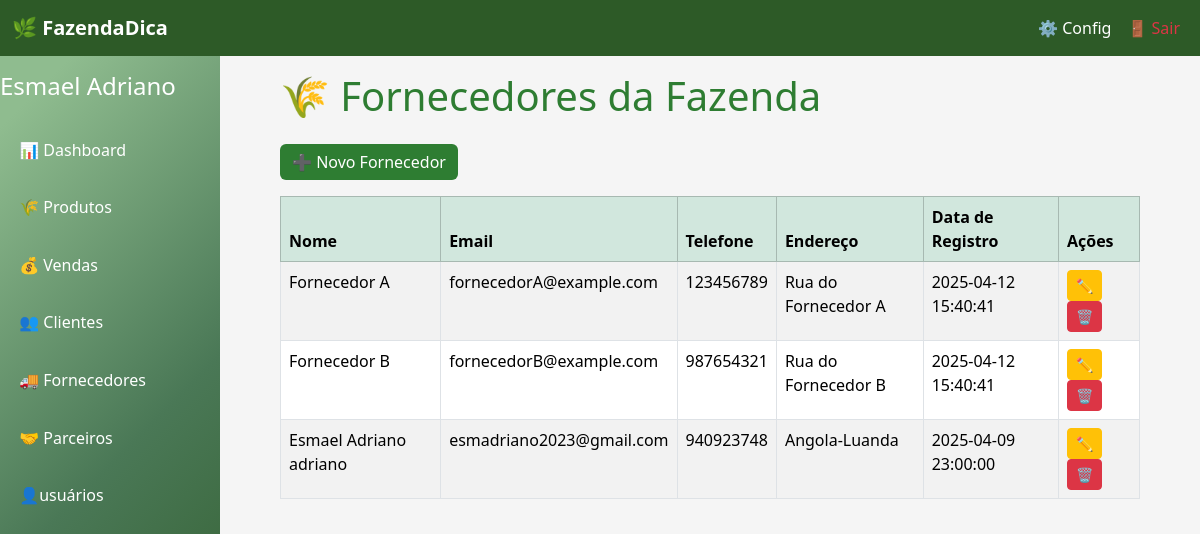
/painel/admin/fornecedores.php (signed in), run on the app's committed database.
### tables this page shows
CREATE TABLE `usuarios` (
  `id` int(11) NOT NULL,
  `nome` varchar(255) DEFAULT NULL,
  `email` varchar(255) DEFAULT NULL,
  `senha` varchar(255) DEFAULT NULL,
  `role` enum('admin','gerente','usuario') DEFAULT 'usuario',
  `data_criacao` timestamp NOT NULL DEFAULT current_timestamp()
);

CREATE TABLE `fornecedores` (
  `id` int(11) NOT NULL,
  `nome` varchar(255) NOT NULL,
  `email` varchar(255) NOT NULL,
  `telefone` varchar(20) DEFAULT NULL,
  `endereco` text DEFAULT NULL,
  `data_registro` timestamp NOT NULL DEFAULT current_timestamp()
);

### painel/admin/fornecedores.php (the view, shortened to what this page needs)
<?php
include_once('C:\xampp\htdocs\BLFazenda\conf\conexao.php');
function renderTabelaFornecedores($conn)
{
    $html = '';
    $res = mysqli_query($conn, "SELECT * FROM fornecedores");
    while ($f = mysqli_fetch_assoc($res)) {
        $html .= "<tr>
            <td>{$f['nome']}</td>
            <td>{$f['email']}</td>
            <td>{$f['telefone']}</td>
            <td>{$f['endereco']}</td>
            <td>{$f['data_registro']}</td>
            <td>
                <button class='btn btn-warning btn-sm editar' data-id='{$f['id']}'>✏️</button>
                <button class='btn btn-danger btn-sm deletar' data-id='{$f['id']}'>🗑️</button>
            </td>
        </tr>";
    }
    return $html;
}
?>
<!DOCTYPE html>
<html lang="pt">
<head>
    <link href="https://cdn.jsdelivr.net/npm/bootstrap@5.3.3/dist/css/bootstrap.min.css" rel="stylesheet">
</head>
<body class="p-4">
    <?php include_once('navbar.php'); ?>
    <div class="main-content p-4 mt-4">
        <div class="container">
            <h1 class="mb-4">🌾 Fornecedores da Fazenda</h1>
            <button class="btn btn-primary mb-3" data-bs-toggle="modal" data-bs-target="#modalFornecedor" id="novoBtn">➕ Novo Fornecedor</button>
            <table class="table table-bordered table-striped">
                <thead class="table-success">
                    <tr>
                        <th>Nome</th>
                        <th>Email</th>
                        <th>Telefone</th>
                        <th>Endereço</th>
                        <th>Data de Registro</th>
                        <th>Ações</th>
                    </tr>
                </thead>
                <tbody id="lista-fornecedores">
                    <?= renderTabelaFornecedores($conn) ?>
                </tbody>
            </table>
        </div>
</body>
</html>

### painel/admin/navbar.php (shortened to what this page needs)
<?php
include_once('C:\xampp\htdocs\BLFazenda\conf\conexao.php');
$usuario_id = $_SESSION['usuario_id'];
$sql_usuario = "SELECT nome FROM usuarios WHERE id = $usuario_id";
$res_usuario = mysqli_query($conn, $sql_usuario);
$usuario = mysqli_fetch_assoc($res_usuario);
$nome_usuario = $usuario['nome'];
?>
<nav class="navbar navbar-expand-lg navbar-custom fixed-top">
  <div class="container-fluid">
    <a class="navbar-brand fw-bold" href="#">🌿 FazendaDica</a>
    <div class="collapse navbar-collapse justify-content-end" id="menuTopo">
      <ul class="navbar-nav mb-2 mb-lg-0">
        <li class="nav-item"><a class="nav-link" href="#">⚙️ Config</a></li>
        <li class="nav-item"><a class="nav-link text-danger" href="http://localhost/BLFazenda/login/exit.php">🚪 Sair</a></li>
      </ul>
    </div>
  </div>
</nav>
<div class="sidebar">
  <h4 class="mb-4"><?php echo $nome_usuario; ?></h2>
  <ul class="nav flex-column">
    <li class="nav-item mb-2"><a class="nav-link text-white" href="./index.php">📊 Dashboard</a></li>
    <li class="nav-item mb-2"><a class="nav-link text-white" href="produtos.php">🌾 Produtos</a></li>
    <li class="nav-item mb-2"><a class="nav-link text-white" href="vendas.php">💰 Vendas</a></li>
    <li class="nav-item mb-2"><a class="nav-link text-white" href="clientes.php">👥 Clientes</a></li>
    <li class="nav-item mb-2"><a class="nav-link text-white" href="fornecedores.php">🚚 Fornecedores</a></li>
    <li class="nav-item mb-2"><a class="nav-link text-white" href="parceiros.php">🤝 Parceiros</a></li>
    <li class="nav-item mb-2"><a class="nav-link text-white" href="usuario.php">👤usuários </a></li>
  </ul>
</div>

### painel/admin/fornecedores.php (style rules this page uses)
body { background: #f4fff4; }
.btn-primary { background-color: #2e7d32; border: none; }
h1 { color: #2e7d32; }

### painel/admin/navbar.php (style rules this page uses)
:root { --forest-green: #2D5A27; --leaf-green: #4A7856; --grass-light: #8FBC8F; --gradiente-azul: linear-gradient(135deg, #8FBC8F 7%, #4A7856, #2D5A27 95%); }
body { font-family: 'Segoe UI', sans-serif; background-color: #f5f5f5; margin: 0; padding: 0; }
.navbar-custom { background-color: var(--forest-green); color: #fff; }
.navbar-custom .navbar-brand, .navbar-custom .nav-link { color: #fff; }
.sidebar { width: 220px; height: 100vh; position: fixed; top: 56px; left: 0; background: var(--gradiente-azul); padding-top: 1rem; color: #fff; }
.sidebar a { color: #fff; display: block; padding: 0.8rem 1.2rem; text-decoration: none; }
.main-content { margin-left: 220px; transition: all 0.3s ease; }

### data on the page
usuarios: nome "Esmael Adriano"
fornecedores: nome "Fornecedor A", email "fornecedorA@example.com", telefone "123456789", endereco "Rua do Fornecedor A", data_registro "2025-04-12 15:40:41"
fornecedores: nome "Fornecedor B", email "fornecedorB@example.com", telefone "987654321", endereco "Rua do Fornecedor B", data_registro "2025-04-12 15:40:41"
fornecedores: nome "Esmael Adriano adriano", email "esmadriano2023@gmail.com", telefone "940923748", endereco "Angola-Luanda", data_registro "2025-04-09 23:00:00"
